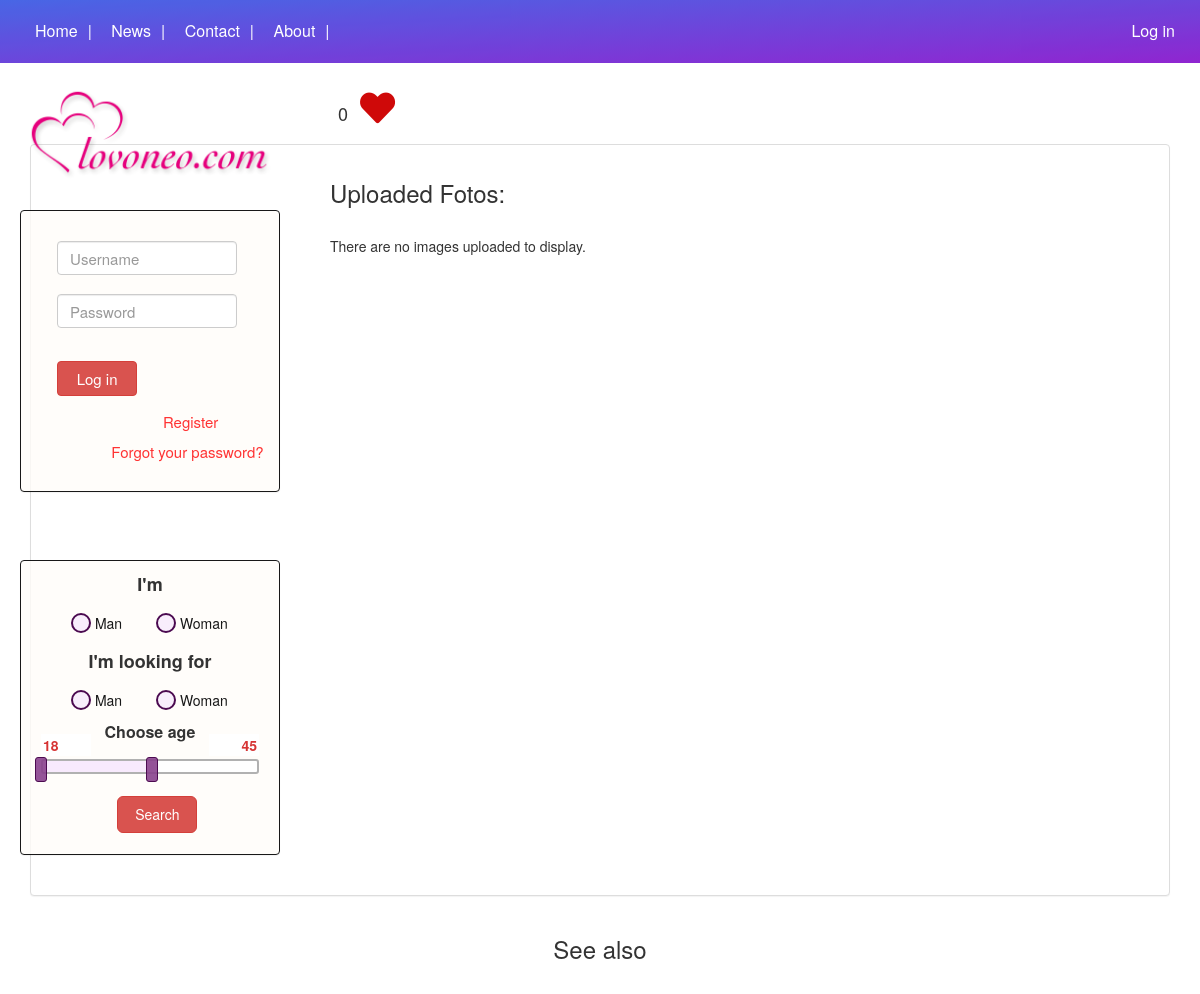
The page /personal_page.php on the database as committed earlier.
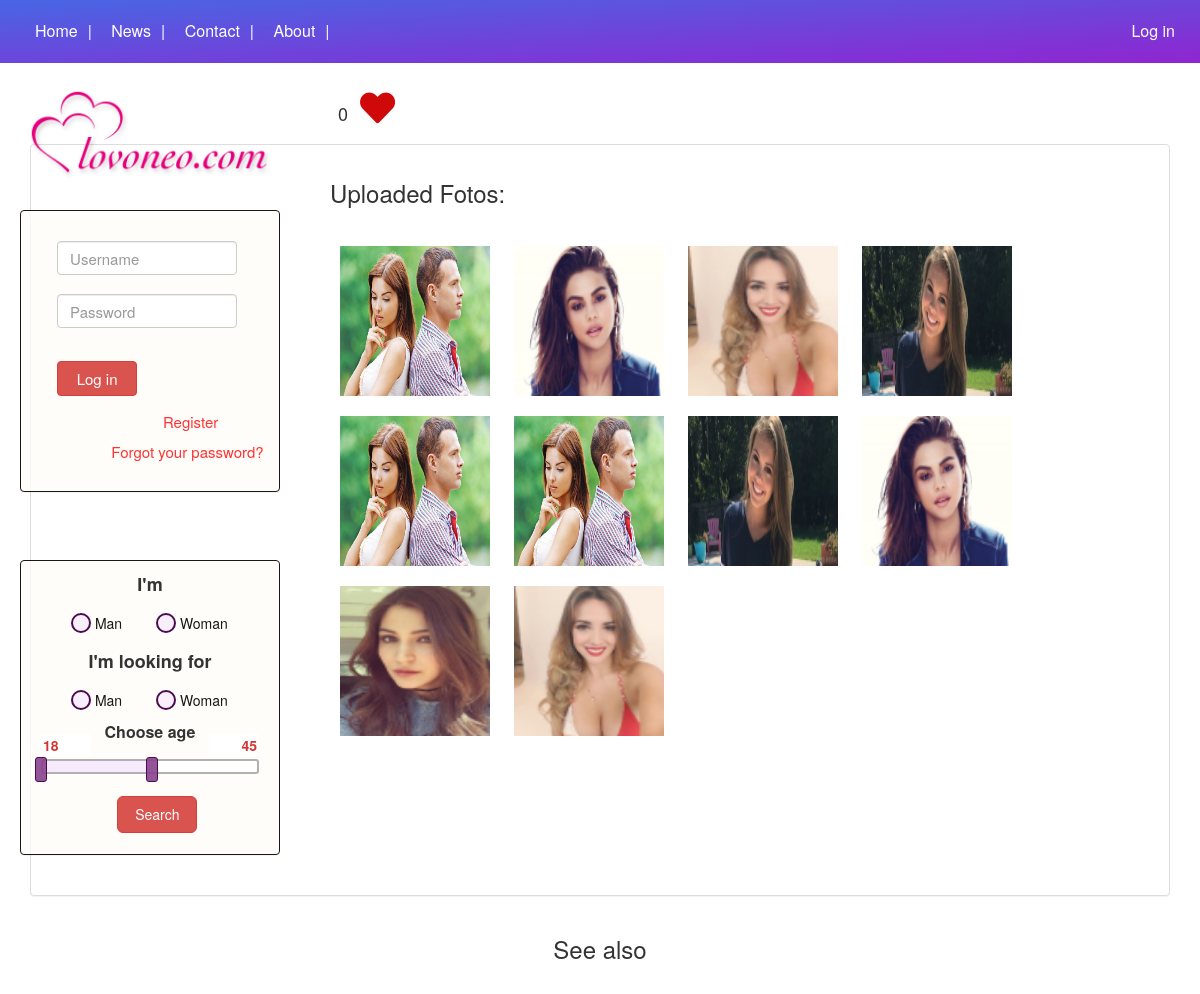
The same page on the database as committed later.
### tables this page shows
CREATE TABLE `files` (
  `id` int(11) NOT NULL,
  `file_name` varchar(255) NOT NULL,
  `uploaded_on` datetime NOT NULL,
  `us_us_id` varchar(255) NOT NULL
);

### fotos/view.php (the view, shortened to what this page needs)
<!DOCTYPE html>
<html lang="en">
		<link href="fotos/css/bootstrap.min.css" rel="stylesheet">
	<body>
		<div class="container">
			<div class="panel panel-default">
				<div class="panel-body">
					<h3>Uploaded Fotos:</h3>
					<br/>
					<?php
						$conn = mysqli_connect("localhost","root","jvaac2283591","projekt");
						$query = "SELECT * FROM files WHERE us_us_id= '$user_id'";
						$result = mysqli_query($conn, $query);
						if(mysqli_num_rows($result) > 0)
						{
							while($row = mysqli_fetch_assoc($result))
							{
								$url = "albums/uploads/";
					?>
								<image src="<?php echo $url.$row['file_name']; ?>" class="images" />
					<?php
							}
						}
						else
						{
					?>
						<p>There are no images uploaded to display.</p>
					<?php
						}
					?>
				</div>
			</div>
		</div>
	</body>
</html>

Rows that differ between the two databases and show on the page:
added files: file_name (picture)
added files: file_name (picture)
added files: file_name (picture)
added files: file_name (picture)
added files: file_name (picture)
added files: file_name (picture)
added files: file_name (picture)
added files: file_name (picture)
added files: file_name (picture)
added files: file_name (picture)
Other text that changed with them:
text no longer shown: "There are no images uploaded to display."
